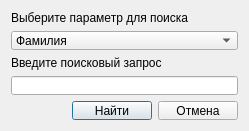
<?xml version="1.0" encoding="UTF-8"?>
<ui version="4.0">
 <class>DialogSearchQuery</class>
 <widget class="QDialog" name="DialogSearchQuery">
  <property name="geometry">
   <rect>
    <x>0</x>
    <y>0</y>
    <width>249</width>
    <height>131</height>
   </rect>
  </property>
  <property name="minimumSize">
   <size>
    <width>249</width>
    <height>131</height>
   </size>
  </property>
  <property name="maximumSize">
   <size>
    <width>249</width>
    <height>131</height>
   </size>
  </property>
  <property name="acceptDrops">
   <bool>false</bool>
  </property>
  <property name="windowTitle">
   <string>Dialog</string>
  </property>
  <property name="sizeGripEnabled">
   <bool>false</bool>
  </property>
  <property name="modal">
   <bool>false</bool>
  </property>
  <layout class="QGridLayout" name="gridLayout">
   <item row="1" column="0" colspan="3">
    <widget class="QComboBox" name="comboBoxColumn">
     <item>
      <property name="text">
       <string>Фамилия</string>
      </property>
     </item>
     <item>
      <property name="text">
       <string>Имя</string>
      </property>
     </item>
     <item>
      <property name="text">
       <string>Отчество</string>
      </property>
     </item>
     <item>
      <property name="text">
       <string>ID</string>
      </property>
     </item>
     <item>
      <property name="text">
       <string>День рождения</string>
      </property>
     </item>
     <item>
      <property name="text">
       <string>Телефон</string>
      </property>
     </item>
     <item>
      <property name="text">
       <string>Почта</string>
      </property>
     </item>
     <item>
      <property name="text">
       <string>Марка авто</string>
      </property>
     </item>
     <item>
      <property name="text">
       <string>Модель</string>
      </property>
     </item>
     <item>
      <property name="text">
       <string>Год выпуска</string>
      </property>
     </item>
     <item>
      <property name="text">
       <string>Цвет</string>
      </property>
     </item>
     <item>
      <property name="text">
       <string>VIN номер</string>
      </property>
     </item>
     <item>
      <property name="text">
       <string>Гос. номер</string>
      </property>
     </item>
    </widget>
   </item>
   <item row="2" column="0" colspan="3">
    <widget class="QLabel" name="label_2">
     <property name="text">
      <string>Введите поисковый запрос</string>
     </property>
    </widget>
   </item>
   <item row="3" column="0" colspan="3">
    <widget class="QLineEdit" name="lineEditQuery"/>
   </item>
   <item row="0" column="0" colspan="3">
    <widget class="QLabel" name="label">
     <property name="text">
      <string>Выберите параметр для поиска</string>
     </property>
    </widget>
   </item>
   <item row="4" column="1">
    <widget class="QPushButton" name="pushButtonFind">
     <property name="text">
      <string>Найти</string>
     </property>
     <property name="shortcut">
      <string>Return</string>
     </property>
    </widget>
   </item>
   <item row="4" column="0">
    <spacer name="horizontalSpacer">
     <property name="orientation">
      <enum>Qt::Horizontal</enum>
     </property>
     <property name="sizeHint" stdset="0">
      <size>
       <width>66</width>
       <height>20</height>
      </size>
     </property>
    </spacer>
   </item>
   <item row="4" column="2">
    <widget class="QPushButton" name="pushButtonCancel">
     <property name="text">
      <string>Отмена</string>
     </property>
     <property name="shortcut">
      <string>Esc</string>
     </property>
    </widget>
   </item>
  </layout>
 </widget>
 <resources/>
 <connections>
  <connection>
   <sender>pushButtonCancel</sender>
   <signal>clicked()</signal>
   <receiver>DialogSearchQuery</receiver>
   <slot>reject()</slot>
   <hints>
    <hint type="sourcelabel">
     <x>185</x>
     <y>105</y>
    </hint>
    <hint type="destinationlabel">
     <x>51</x>
     <y>116</y>
    </hint>
   </hints>
  </connection>
  <connection>
   <sender>pushButtonFind</sender>
   <signal>clicked()</signal>
   <receiver>DialogSearchQuery</receiver>
   <slot>accept()</slot>
   <hints>
    <hint type="sourcelabel">
     <x>103</x>
     <y>105</y>
    </hint>
    <hint type="destinationlabel">
     <x>59</x>
     <y>102</y>
    </hint>
   </hints>
  </connection>
 </connections>
</ui>
